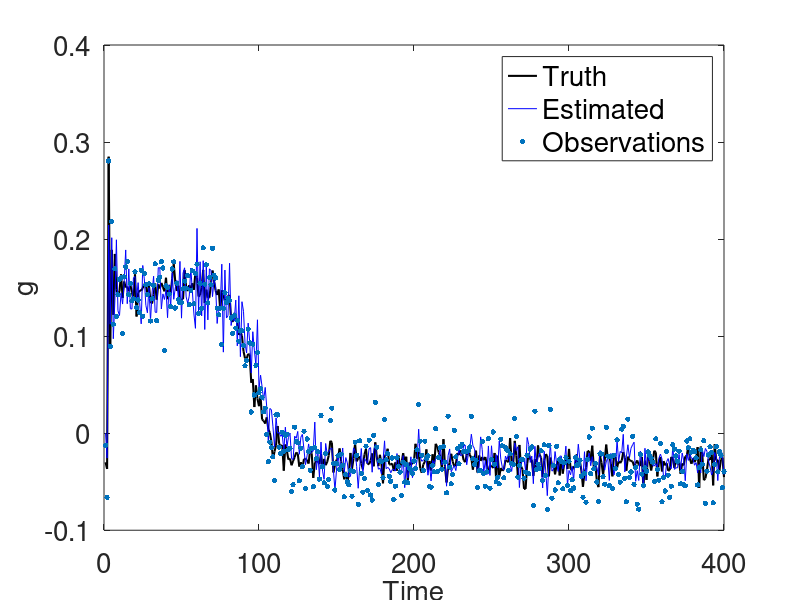
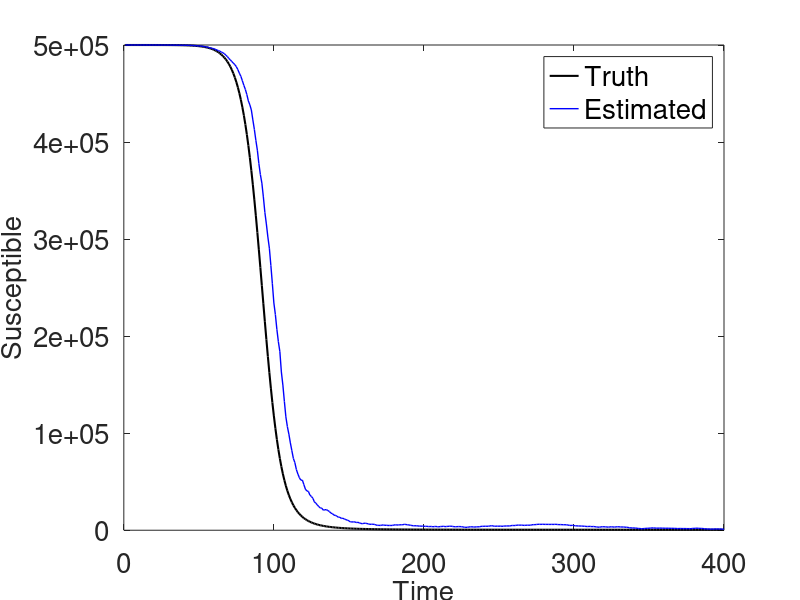
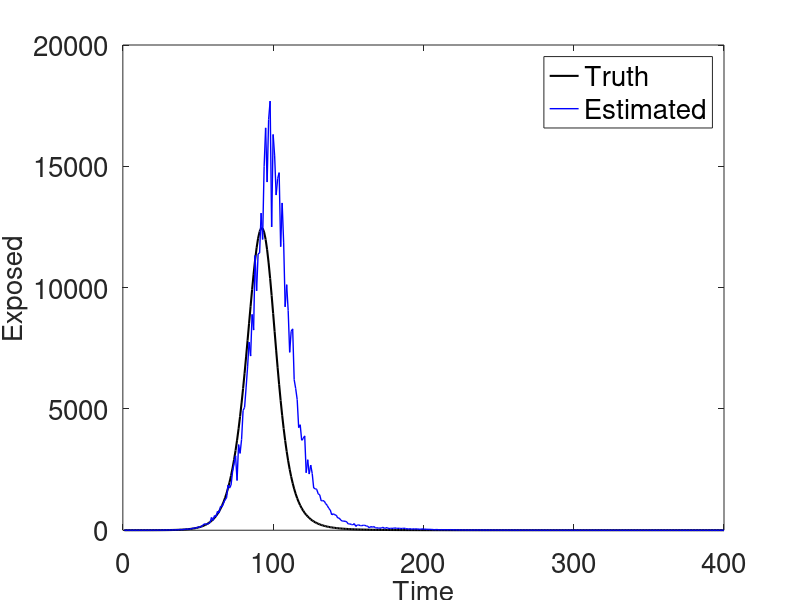
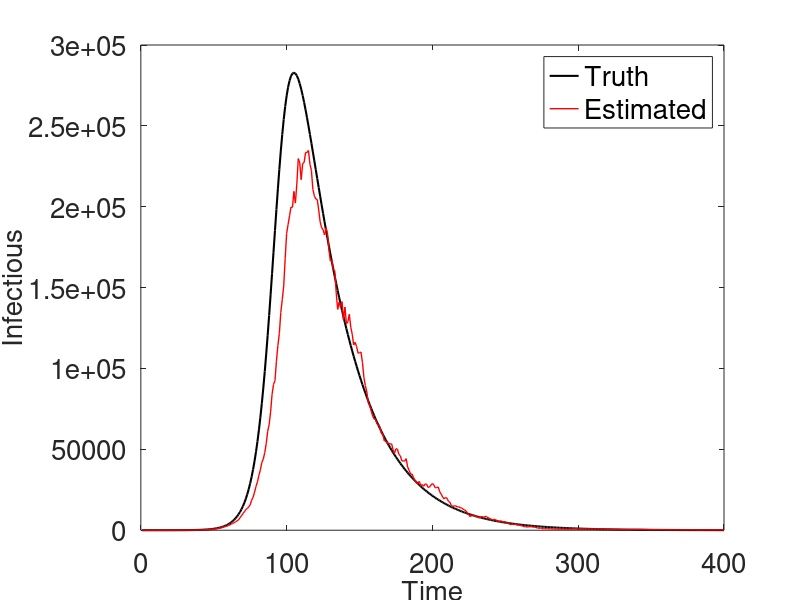

MATLAB code for these plots, in order:
clear all
close all
clc

%------------------------------
%           GENERATE DATA
%------------------------------


% Settings
T = 400;     % Time series length

% Transition functions
fs = @(S, I, N, b) S - b*S.*I./N;
fe = @(S, E, I, N, a, b) (1-a)*E + b*S.*I./N;
fi = @(E, I, a, ga) (1 - ga)*I + a*E;
fr = @(I, R, ga) R + ga*I;
f = @(I, E, a, ga) -ga + a*(E./I); 


% True constants
beta = 0.2;
alpha = 1.5;
gamma = 0.03;
var_g = 0.01;
var_y = 0.02;

% Initial conditions
R(1) = 0;
I(1) = 1;
E(1) = 0;
N0 = 5e5;
S(1) = N0 - I(1);
g(1) = f(I(1), E(1), alpha, gamma);
y(1) = normrnd(g(1), var_y);


% Generate data
for t = 2:T
    % Deterministic
    S(t) = fs(S(t-1), I(t-1), N0, beta);
    E(t) = fe(S(t-1), E(t-1), I(t-1), N0, alpha, beta);
    I(t) = fi(E(t-1), I(t-1), alpha, gamma);
    R(t) = fr(I(t-1), R(t-1), gamma);


    % Stochastic
    g(t) = f(I(t-1), E(t-1), alpha, gamma) + normrnd(0, var_g);
    y(t) = g(t) + normrnd(0, var_y);

end



%------------------------------
%           PARTICLE FILTER  
%------------------------------


% Number of particles
M = 200;

% Initialize
lambda = 1;
Ix = poissrnd(lambda, 1, M);
Ix(Ix==0) = 1;
Sx = N0 - Ix;
S_est = mean(Sx);
Ex = zeros(1,M);
Rx = zeros(1,M);

% True constants
beta_x = beta;
alpha_x = alpha;
gamma_x = gamma;
var_gx = var_g;
var_yx = var_y;



% TIME
for t = 2:T

    beta_x = abs(normrnd(beta, 0.01));
    gamma_x = abs(normrnd(gamma, 0.01));
    alpha_x = abs(normrnd(1, 0.1));
    var_gx = var_g;


    % PROPOSE PARTICLES
    mean_g(t, :) = f(Ix(t-1, :), Ex(t-1, :), alpha_x, gamma_x);
    x_p = mvnrnd(mean_g(t,:), var_gx*eye(M));


    % Deterministic Update
    Sx(t,:) = fs(Sx(t-1,:), Ix(t-1,:), N0, beta_x);
    Ex(t,:) = fe(Sx(t-1,:), Ex(t-1,:), Ix(t-1,:), N0, alpha_x, beta_x);   
    Rx(t,:) = fr(Ix(t-1,:), Rx(t-1,:), gamma_x);
    Ix(t,:) = (1 + x_p).*Ix(t-1,:);

    % COMPUTE WEIGHTS
    log_w = -0.5*log(2*pi*var_y) - 0.5*((y(t) - x_p).^2)/var_y;

    % NORMALIZE
    w = exp(log_w - max(log_w));
    w = w./sum(w);

    % RESAMPLE
    idx = datasample(1:M, M, 'Weights', w);

    % Propagate new samples
    x_p = x_p(idx);
    Sx(t,:) = Sx(t, idx);
    Ix(t,:) = Ix(t, idx);
    Rx(t,:) = Rx(t, idx);
    Ex(t,:) = Ex(t, idx);


    % Obtain estimates
    x_est(t) = mean(x_p);
    S_est(t) = round(mean(Sx(t,:),2));
    I_est(t) = round(mean(Ix(t,:),2));
    R_est(t) = round(mean(Rx(t,:),2));
    E_est(t) = round(mean(Ex(t,:),2));
end



%------------------------------
%           PLOTS
%------------------------------

lwd = 1.5;
lw = 1;
fsz = 20;
figure(1)
plot(1:T,g, 'k', 'linewidth', lwd)
hold on
plot(1:T, x_est, 'b')
hold on
scatter(1:T,y, 15, 'filled')
set(gca, 'FontSize', fsz)
ylabel('g', 'FontSize', fsz)
xlabel('Time', 'FontSize', fsz)
legend('Truth', 'Estimated', 'Observations', 'FontSize', fsz)

figure(2)
plot(1:T,S,  'k', 'linewidth', lwd)
hold on
plot(1:T, S_est,  'b', 'Linewidth', lw)
set(gca, 'FontSize', fsz)
ylabel('Susceptible', 'FontSize', fsz)
xlabel('Time', 'FontSize', fsz)
legend('Truth', 'Estimated', 'FontSize', fsz)


figure(3)
plot(1:T, E,  'k', 'linewidth', lwd)
hold on
plot(1:T, E_est,  'b', 'Linewidth', lw)
set(gca, 'FontSize', fsz)
ylabel('Exposed', 'FontSize', fsz)
xlabel('Time', 'FontSize', fsz)
legend('Truth', 'Estimated', 'FontSize', fsz)

figure(4)
plot(1:T, I,  'k', 'linewidth', lwd)
hold on
plot(1:T, I_est,  'r', 'Linewidth', lw)
set(gca, 'FontSize', fsz)
ylabel('Infectious', 'FontSize', fsz)
xlabel('Time', 'FontSize', fsz)
legend('Truth', 'Estimated', 'FontSize', fsz)

figure(5)
plot(1:T, R,  'k', 'linewidth', lwd)
hold on
plot(1:T, R_est,  'b', 'Linewidth', lw)
set(gca, 'FontSize', fsz)
ylabel('Recovery', 'FontSize', fsz)
xlabel('Time', 'FontSize', fsz)
legend('Truth', 'Estimated', 'FontSize', fsz)


% figure(6)
% plot(1:T,S,'linewidth', lwd)
% hold on
% plot(E,'linewidth', lwd)
% hold on
% plot(I,'linewidth', lwd)
% hold on
% plot(R,'linewidth', lwd)
% hold on
% plot(1:T,S_est,'LineStyle', "--",'linewidth', lwd)
% hold on
% plot(E_est,'LineStyle', "--",'linewidth', lwd)
% hold on
% plot(I_est,'LineStyle', "--",'linewidth', lwd)
% hold on
% plot(R_est,'LineStyle', "--",'linewidth', lwd)
% legend('S', 'E', 'I', 'R')

sum( abs(I - I_est))